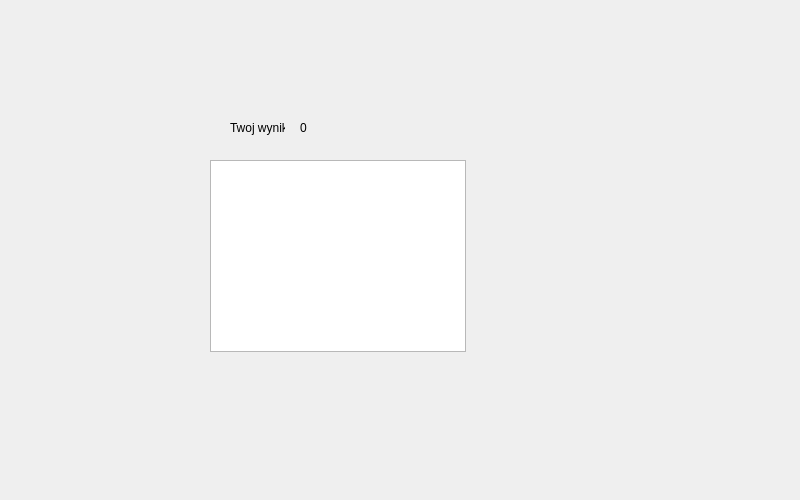
<?xml version="1.0" encoding="UTF-8"?>
<ui version="4.0">
 <class>End</class>
 <widget class="QWidget" name="End">
  <property name="geometry">
   <rect>
    <x>0</x>
    <y>0</y>
    <width>800</width>
    <height>500</height>
   </rect>
  </property>
  <property name="windowTitle">
   <string>Form</string>
  </property>
  <widget class="QStackedWidget" name="stackedWidget">
   <property name="geometry">
    <rect>
     <x>150</x>
     <y>60</y>
     <width>800</width>
     <height>500</height>
    </rect>
   </property>
   <widget class="QWidget" name="page">
    <widget class="QLabel" name="label">
     <property name="geometry">
      <rect>
       <x>80</x>
       <y>60</y>
       <width>55</width>
       <height>16</height>
      </rect>
     </property>
     <property name="text">
      <string>Twoj wynik</string>
     </property>
    </widget>
    <widget class="QLabel" name="label_2">
     <property name="geometry">
      <rect>
       <x>150</x>
       <y>60</y>
       <width>55</width>
       <height>16</height>
      </rect>
     </property>
     <property name="text">
      <string>0</string>
     </property>
    </widget>
    <widget class="QListWidget" name="listWidget">
     <property name="geometry">
      <rect>
       <x>60</x>
       <y>100</y>
       <width>256</width>
       <height>192</height>
      </rect>
     </property>
    </widget>
   </widget>
   <widget class="QWidget" name="page_2"/>
  </widget>
 </widget>
 <resources/>
 <connections/>
</ui>
